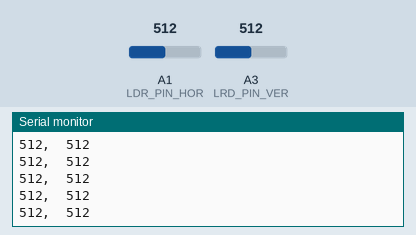
This sketch was run on a simulated Arduino Uno, built with avr-gcc and run on an emulated ATmega328P. Parts: the last lines printed to the serial monitor. The test bench sets the inputs (shaded band); at power-on: A1 (LDR_PIN_HOR) = 512, A3 (LRD_PIN_VER) = 512.

Above: at 1.2 s.
1.3 s: A1 (LDR_PIN_HOR) set to 716
At 1.31 s:
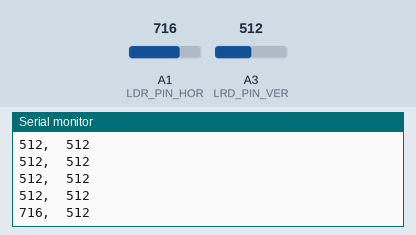
2.8 s: A3 (LRD_PIN_VER) set to 716
At 2.82 s:
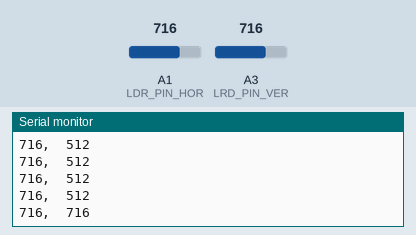
4.3 s: A1 (LDR_PIN_HOR) set to 900
At 4.33 s:
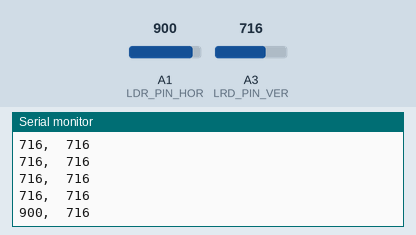
5.8 s: A3 (LRD_PIN_VER) set to 900
At 5.84 s:
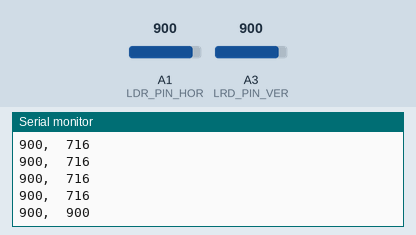
Timing chart, 0 to 8.3 s (numbered marks = the images above; inputs shaded):
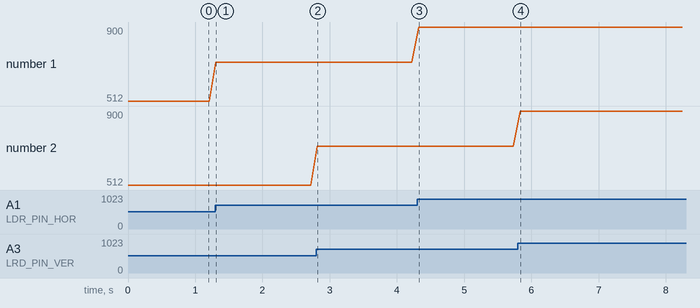

Measured:
- after the input at 1.3 s, the serial monitor: prints a new line at once (image 1)
- after the input at 2.8 s, the serial monitor: prints a new line at once (image 2)
- after the input at 4.3 s, the serial monitor: prints a new line at once (image 3)
- after the input at 5.8 s, the serial monitor: prints a new line at once (image 4)
- plotted number 1: 512 → 716 after the input at 1.3 s, 716 → 900 after the input at 4.3 s

The sketch:

ldr-over-serial.ino
```cpp
// read values from light dependant resistors
// and send them over the serial port:

int const BAUD = 9600;
int const LDR_PIN_HOR = A1;
int const LRD_PIN_VER = A3;
int const DELAY = 100; // in milliseconds.

int resistance_horizontal = 0;
int resistance_vertical = 0;

void setup() {
  Serial.begin(BAUD);
}

void loop() {
  resistance_horizontal = analogRead(LDR_PIN_HOR);
  resistance_vertical = analogRead(LRD_PIN_VER);

  Serial.println(String(resistance_horizontal) + ",\t" + String(resistance_vertical));

  delay(DELAY);
}
```
